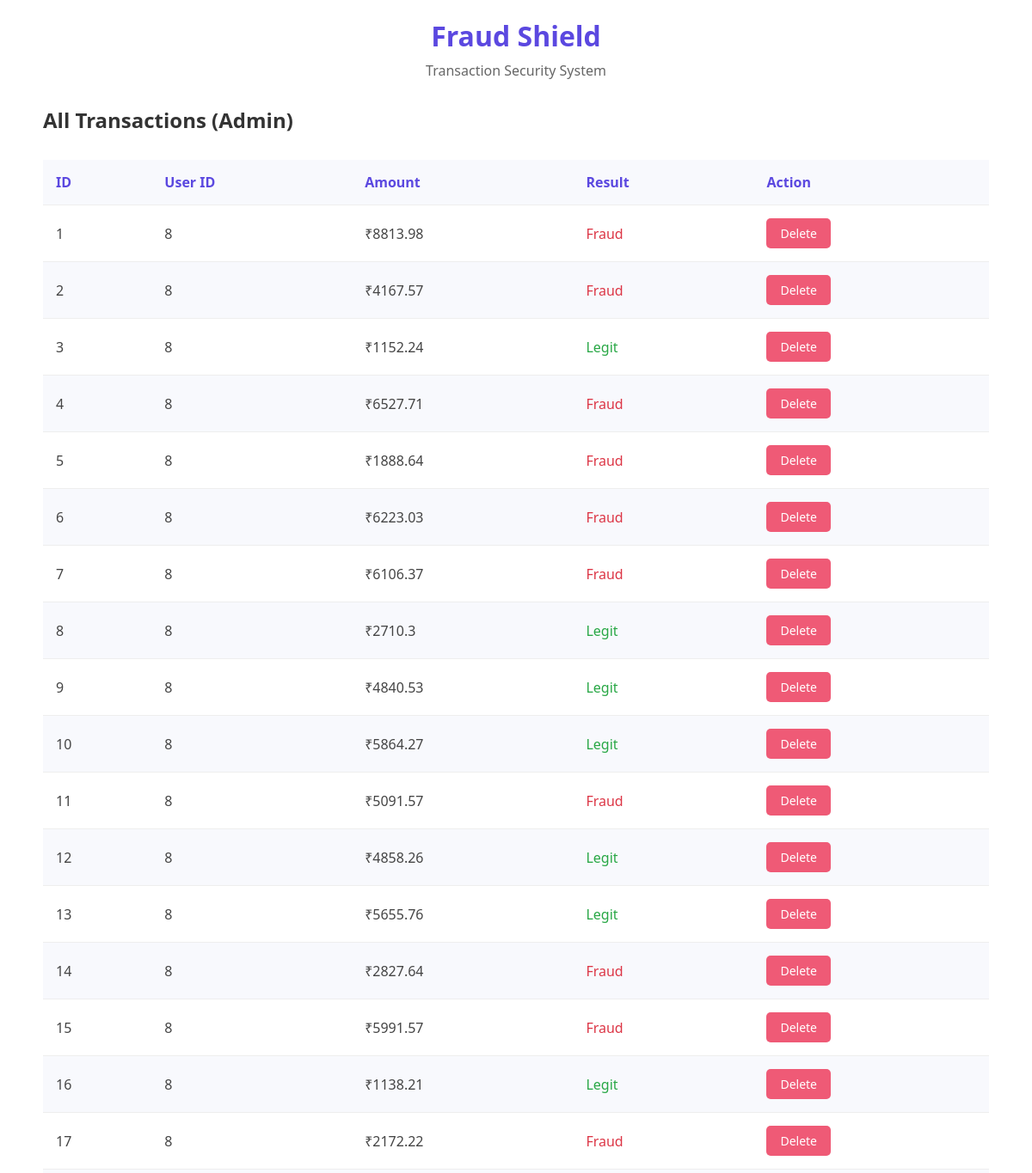
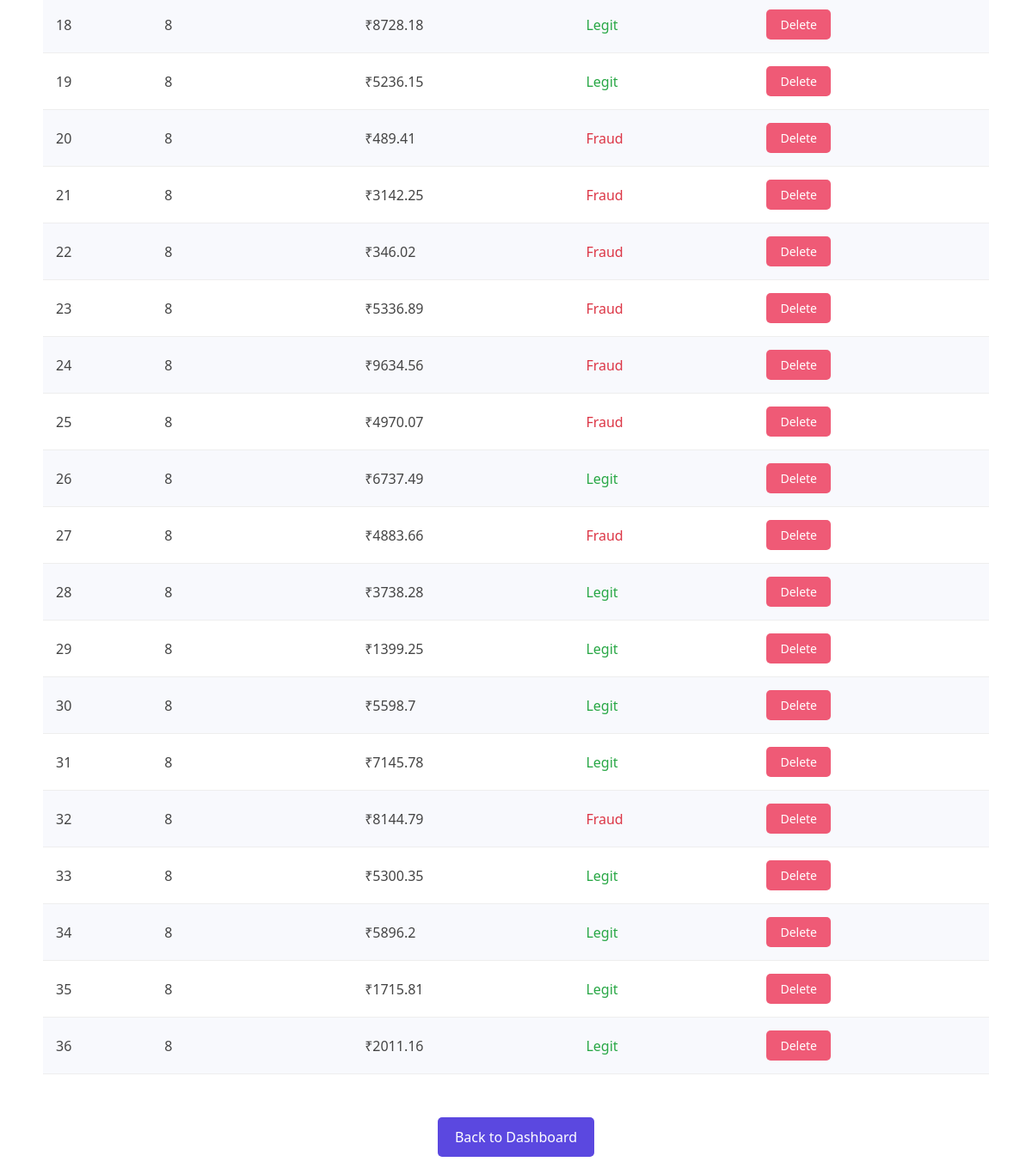
The page /admin/view_all (signed in) on the database its author committed (2 pictures, top to bottom).
### app.py (models this page shows)
class Transaction(db.Model):
    id = db.Column(db.Integer, primary_key=True)
    user_id = db.Column(db.Integer, db.ForeignKey('user.id'), nullable=False)
    Amount = db.Column(db.Float)
    MerchantCategory = db.Column(db.String(50))
    TransactionType = db.Column(db.String(20))
    Latitude = db.Column(db.Float)
    Longitude = db.Column(db.Float)
    AvgTransactionAmount = db.Column(db.Float)
    TransactionFrequency = db.Column(db.String(20))
    UnusualLocation = db.Column(db.String(10))
    UnusualAmount = db.Column(db.String(10))
    NewDevice = db.Column(db.String(10))
    FailedAttempts = db.Column(db.Integer)
    BankName = db.Column(db.String(50))
    result = db.Column(db.String(10))  # Fraud or Legit

### app.py (the view)
@app.route('/admin/view_all')
@login_required
def view_all_transactions():
    if not current_user.is_admin:
        flash('Unauthorized')
        return redirect(url_for('dashboard'))
    transactions = Transaction.query.all()
    return render_template('admin_transactions.html', transactions=transactions)

### app.py (called while the page is built)
@login_manager.user_loader
def load_user(user_id):
    return User.query.get(int(user_id))

### templates/admin_transactions.html (shortened to what this page needs)
<!DOCTYPE html>
<html lang="en">
<head>
</head>
<body>
    <div class="container">
        <div class="header">
            <h1>Fraud Shield</h1>
            <p>Transaction Security System</p>
        </div>
        <h2>All Transactions (Admin)</h2>
        <table class="transaction-table">
            <thead>
                <tr>
                    <th>ID</th>
                    <th>User ID</th>
                    <th>Amount</th>
                    <th>Result</th>
                    <th>Action</th>
                </tr>
            </thead>
            <tbody>
                {% for t in transactions %}
                <tr>
                    <td>{{ t.id }}</td>
                    <td>{{ t.user_id }}</td>
                    <td>₹{{ t.Amount }}</td>
                    <td>
                        {% if t.result == 'Fraud' or t.result == 'fraud' %}
                        <span class="result-fraud">{{ t.result }}</span>
                        {% else %}
                        <span class="result-legit">{{ t.result }}</span>
                        {% endif %}
                    </td>
                    <td>
                        <a href="{{ url_for('delete_transaction', transaction_id=t.id) }}" class="delete-btn">Delete</a>
                    </td>
                </tr>
                {% endfor %}
            </tbody>
        </table>
        <div class="bottom-nav">
            <a href="{{ url_for('admin_dashboard') }}" class="back-button">Back to Dashboard</a>
        </div>
    </div>
</body>
</html>

### templates/admin_transactions.html (style rules this page uses)
* { margin: 0; padding: 0; box-sizing: border-box; font-family: 'Segoe UI', Tahoma, Geneva, Verdana, sans-serif; }
body { background-color: #fff; padding: 20px; min-height: 100vh; }
.container { width: 100%; max-width: 1100px; margin: 0 auto; }
.header { text-align: center; margin-bottom: 30px; }
.header h1 { color: #5b48e0; font-size: 32px; margin-bottom: 8px; }
.header p { color: #666; font-size: 16px; }
h2 { color: #333; margin: 30px 0; font-weight: 600; font-size: 24px; }
.transaction-table { width: 100%; border-collapse: collapse; }
.transaction-table th { background-color: #f8f9fd; color: #5b48e0; text-align: left; padding: 15px; font-weight: 600; border-bottom: 1px solid #eee; }
.transaction-table td { padding: 15px; border-bottom: 1px solid #eee; color: #444; }
.transaction-table tr:nth-child(even) { background-color: #f8f9fd; }
.transaction-table tr:nth-child(odd) { background-color: #fff; }
.delete-btn { background-color: #ef5a76; color: white; border: none; padding: 8px 16px; border-radius: 5px; cursor: pointer; text-decoration: none; font-size: 14px; display: inline-block; }
.back-button { display: inline-block; background-color: #5b48e0; color: white; padding: 12px 20px; border-radius: 5px; text-decoration: none; font-weight: 500; margin-top: 20px; transition: background-color 0.2s; text-align: center; }
.bottom-nav { text-align: center; margin-top: 30px; }
.result-legit { color: #28a745; font-weight: 500; }
.result-fraud { color: #dc3545; font-weight: 500; }

### rows shown on the page
Transaction: id "1", user_id "8", Amount "8813.98", result "Fraud"
Transaction: id "2", user_id "8", Amount "4167.57", result "Fraud"
Transaction: id "3", user_id "8", Amount "1152.24", result "Legit"
Transaction: id "4", user_id "8", Amount "6527.71", result "Fraud"
Transaction: id "5", user_id "8", Amount "1888.64", result "Fraud"
Transaction: id "6", user_id "8", Amount "6223.03", result "Fraud"
Transaction: id "7", user_id "8", Amount "6106.37", result "Fraud"
Transaction: id "8", user_id "8", Amount "2710.3", result "Legit"
Transaction: id "9", user_id "8", Amount "4840.53", result "Legit"
Transaction: id "10", user_id "8", Amount "5864.27", result "Legit"
Transaction: id "11", user_id "8", Amount "5091.57", result "Fraud"
Transaction: id "12", user_id "8", Amount "4858.26", result "Legit"
Transaction: id "13", user_id "8", Amount "5655.76", result "Legit"
Transaction: id "14", user_id "8", Amount "2827.64", result "Fraud"
Transaction: id "15", user_id "8", Amount "5991.57", result "Fraud"
Transaction: id "16", user_id "8", Amount "1138.21", result "Legit"
Transaction: id "17", user_id "8", Amount "2172.22", result "Fraud"
Transaction: id "18", user_id "8", Amount "8728.18", result "Legit"
Transaction: id "19", user_id "8", Amount "5236.15", result "Legit"
Transaction: id "20", user_id "8", Amount "489.41", result "Fraud"
Transaction: id "21", user_id "8", Amount "3142.25", result "Fraud"
Transaction: id "22", user_id "8", Amount "346.02", result "Fraud"
Transaction: id "23", user_id "8", Amount "5336.89", result "Fraud"
Transaction: id "24", user_id "8", Amount "9634.56", result "Fraud"
Transaction: id "25", user_id "8", Amount "4970.07", result "Fraud"
Transaction: id "26", user_id "8", Amount "6737.49", result "Legit"
Transaction: id "27", user_id "8", Amount "4883.66", result "Fraud"
Transaction: id "28", user_id "8", Amount "3738.28", result "Legit"
Transaction: id "29", user_id "8", Amount "1399.25", result "Legit"
Transaction: id "30", user_id "8", Amount "5598.7", result "Legit"
Transaction: id "31", user_id "8", Amount "7145.78", result "Legit"
Transaction: id "32", user_id "8", Amount "8144.79", result "Fraud"
Transaction: id "33", user_id "8", Amount "5300.35", result "Legit"
Transaction: id "34", user_id "8", Amount "5896.2", result "Legit"
Transaction: id "35", user_id "8", Amount "1715.81", result "Legit"
Transaction: id "36", user_id "8", Amount "2011.16", result "Legit"
